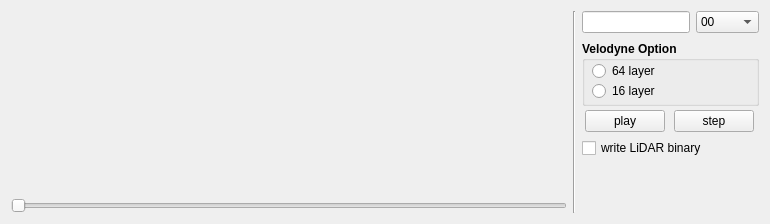
<?xml version="1.0" encoding="UTF-8"?>
<ui version="4.0">
 <class>MainWindow</class>
 <widget class="QMainWindow" name="MainWindow">
  <property name="geometry">
   <rect>
    <x>0</x>
    <y>0</y>
    <width>770</width>
    <height>224</height>
   </rect>
  </property>
  <property name="sizePolicy">
   <sizepolicy hsizetype="Fixed" vsizetype="Fixed">
    <horstretch>0</horstretch>
    <verstretch>0</verstretch>
   </sizepolicy>
  </property>
  <property name="windowTitle">
   <string>KITTI Player</string>
  </property>
  <property name="styleSheet">
   <string notr="true"/>
  </property>
  <widget class="QWidget" name="centralWidget">
   <property name="sizePolicy">
    <sizepolicy hsizetype="Fixed" vsizetype="Fixed">
     <horstretch>0</horstretch>
     <verstretch>0</verstretch>
    </sizepolicy>
   </property>
   <layout class="QHBoxLayout" name="horizontalLayout">
    <item>
     <layout class="QVBoxLayout" name="verticalLayout">
      <property name="spacing">
       <number>0</number>
      </property>
      <item>
       <layout class="QHBoxLayout" name="horizontalLayout_5">
        <item>
         <layout class="QVBoxLayout" name="verticalLayout_3">
          <item>
           <widget class="QLabel" name="imageLabel">
            <property name="sizePolicy">
             <sizepolicy hsizetype="Expanding" vsizetype="Preferred">
              <horstretch>0</horstretch>
              <verstretch>0</verstretch>
             </sizepolicy>
            </property>
            <property name="text">
             <string/>
            </property>
           </widget>
          </item>
          <item>
           <widget class="QSlider" name="dataProgress">
            <property name="value">
             <number>0</number>
            </property>
            <property name="orientation">
             <enum>Qt::Horizontal</enum>
            </property>
           </widget>
          </item>
         </layout>
        </item>
        <item>
         <widget class="Line" name="line">
          <property name="sizePolicy">
           <sizepolicy hsizetype="Fixed" vsizetype="Expanding">
            <horstretch>0</horstretch>
            <verstretch>0</verstretch>
           </sizepolicy>
          </property>
          <property name="orientation">
           <enum>Qt::Vertical</enum>
          </property>
         </widget>
        </item>
        <item>
         <layout class="QVBoxLayout" name="verticalLayout_2">
          <item>
           <layout class="QHBoxLayout" name="horizontalLayout_4">
            <item>
             <widget class="QLineEdit" name="lineEdit">
              <property name="sizePolicy">
               <sizepolicy hsizetype="Minimum" vsizetype="Fixed">
                <horstretch>0</horstretch>
                <verstretch>0</verstretch>
               </sizepolicy>
              </property>
              <property name="minimumSize">
               <size>
                <width>0</width>
                <height>0</height>
               </size>
              </property>
              <property name="maximumSize">
               <size>
                <width>120</width>
                <height>16777215</height>
               </size>
              </property>
             </widget>
            </item>
            <item>
             <widget class="QComboBox" name="comboBox">
              <property name="sizePolicy">
               <sizepolicy hsizetype="Fixed" vsizetype="Fixed">
                <horstretch>0</horstretch>
                <verstretch>0</verstretch>
               </sizepolicy>
              </property>
              <property name="minimumSize">
               <size>
                <width>63</width>
                <height>0</height>
               </size>
              </property>
              <property name="maximumSize">
               <size>
                <width>50</width>
                <height>16777215</height>
               </size>
              </property>
              <item>
               <property name="text">
                <string>00</string>
               </property>
              </item>
              <item>
               <property name="text">
                <string>01</string>
               </property>
              </item>
              <item>
               <property name="text">
                <string>02</string>
               </property>
              </item>
              <item>
               <property name="text">
                <string>03</string>
               </property>
              </item>
              <item>
               <property name="text">
                <string>04</string>
               </property>
              </item>
              <item>
               <property name="text">
                <string>05</string>
               </property>
              </item>
              <item>
               <property name="text">
                <string>06</string>
               </property>
              </item>
              <item>
               <property name="text">
                <string>07</string>
               </property>
              </item>
              <item>
               <property name="text">
                <string>08</string>
               </property>
              </item>
              <item>
               <property name="text">
                <string>09</string>
               </property>
              </item>
              <item>
               <property name="text">
                <string>10</string>
               </property>
              </item>
              <item>
               <property name="text">
                <string>11</string>
               </property>
              </item>
              <item>
               <property name="text">
                <string>12</string>
               </property>
              </item>
              <item>
               <property name="text">
                <string>13</string>
               </property>
              </item>
              <item>
               <property name="text">
                <string>14</string>
               </property>
              </item>
              <item>
               <property name="text">
                <string>15</string>
               </property>
              </item>
              <item>
               <property name="text">
                <string>16</string>
               </property>
              </item>
              <item>
               <property name="text">
                <string>17</string>
               </property>
              </item>
              <item>
               <property name="text">
                <string>18</string>
               </property>
              </item>
              <item>
               <property name="text">
                <string>19</string>
               </property>
              </item>
              <item>
               <property name="text">
                <string>20</string>
               </property>
              </item>
              <item>
               <property name="text">
                <string>21</string>
               </property>
              </item>
             </widget>
            </item>
           </layout>
          </item>
          <item>
           <widget class="QGroupBox" name="groupBox">
            <property name="sizePolicy">
             <sizepolicy hsizetype="Preferred" vsizetype="Preferred">
              <horstretch>0</horstretch>
              <verstretch>0</verstretch>
             </sizepolicy>
            </property>
            <property name="minimumSize">
             <size>
              <width>0</width>
              <height>65</height>
             </size>
            </property>
            <property name="maximumSize">
             <size>
              <width>16777215</width>
              <height>60</height>
             </size>
            </property>
            <property name="font">
             <font>
              <weight>75</weight>
              <bold>true</bold>
             </font>
            </property>
            <property name="title">
             <string>Velodyne Option</string>
            </property>
            <property name="flat">
             <bool>false</bool>
            </property>
            <widget class="QRadioButton" name="layerSelector64">
             <property name="geometry">
              <rect>
               <x>10</x>
               <y>20</y>
               <width>100</width>
               <height>20</height>
              </rect>
             </property>
             <property name="font">
              <font>
               <weight>50</weight>
               <bold>false</bold>
              </font>
             </property>
             <property name="text">
              <string>64 layer</string>
             </property>
             <property name="iconSize">
              <size>
               <width>12</width>
               <height>12</height>
              </size>
             </property>
            </widget>
            <widget class="QRadioButton" name="layerSelector16">
             <property name="geometry">
              <rect>
               <x>10</x>
               <y>40</y>
               <width>100</width>
               <height>20</height>
              </rect>
             </property>
             <property name="font">
              <font>
               <weight>50</weight>
               <bold>false</bold>
              </font>
             </property>
             <property name="text">
              <string>16 layer</string>
             </property>
             <property name="iconSize">
              <size>
               <width>12</width>
               <height>12</height>
              </size>
             </property>
            </widget>
           </widget>
          </item>
          <item>
           <layout class="QHBoxLayout" name="horizontalLayout_6">
            <item>
             <widget class="QPushButton" name="startButton">
              <property name="sizePolicy">
               <sizepolicy hsizetype="Fixed" vsizetype="Fixed">
                <horstretch>0</horstretch>
                <verstretch>0</verstretch>
               </sizepolicy>
              </property>
              <property name="minimumSize">
               <size>
                <width>80</width>
                <height>0</height>
               </size>
              </property>
              <property name="baseSize">
               <size>
                <width>0</width>
                <height>0</height>
               </size>
              </property>
              <property name="text">
               <string>play</string>
              </property>
             </widget>
            </item>
            <item>
             <widget class="QPushButton" name="stepButton">
              <property name="sizePolicy">
               <sizepolicy hsizetype="Fixed" vsizetype="Fixed">
                <horstretch>0</horstretch>
                <verstretch>0</verstretch>
               </sizepolicy>
              </property>
              <property name="minimumSize">
               <size>
                <width>80</width>
                <height>0</height>
               </size>
              </property>
              <property name="text">
               <string>step</string>
              </property>
             </widget>
            </item>
           </layout>
          </item>
          <item>
           <widget class="QCheckBox" name="checkBoxBinary">
            <property name="text">
             <string>write LiDAR binary</string>
            </property>
           </widget>
          </item>
          <item>
           <spacer name="verticalSpacer">
            <property name="orientation">
             <enum>Qt::Vertical</enum>
            </property>
            <property name="sizeHint" stdset="0">
             <size>
              <width>20</width>
              <height>20</height>
             </size>
            </property>
           </spacer>
          </item>
          <item>
           <widget class="QLabel" name="pathLabel">
            <property name="sizePolicy">
             <sizepolicy hsizetype="Preferred" vsizetype="Fixed">
              <horstretch>0</horstretch>
              <verstretch>0</verstretch>
             </sizepolicy>
            </property>
            <property name="font">
             <font>
              <pointsize>8</pointsize>
             </font>
            </property>
            <property name="text">
             <string/>
            </property>
            <property name="alignment">
             <set>Qt::AlignRight|Qt::AlignTrailing|Qt::AlignVCenter</set>
            </property>
           </widget>
          </item>
         </layout>
        </item>
       </layout>
      </item>
     </layout>
    </item>
   </layout>
  </widget>
 </widget>
 <layoutdefault spacing="6" margin="11"/>
 <resources/>
 <connections/>
</ui>
